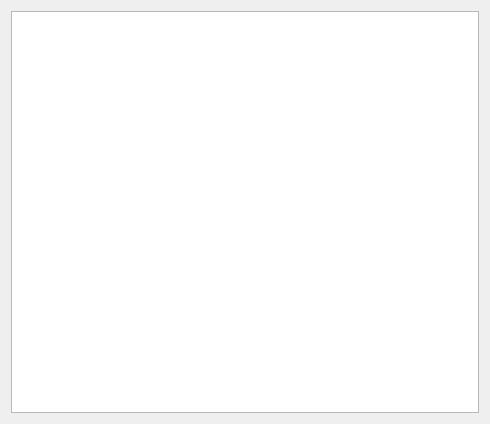
<?xml version="1.0" encoding="UTF-8"?>
<ui version="4.0">
 <class>Terminal_Dialog</class>
 <widget class="QDialog" name="Terminal_Dialog">
  <property name="geometry">
   <rect>
    <x>0</x>
    <y>0</y>
    <width>490</width>
    <height>424</height>
   </rect>
  </property>
  <property name="windowTitle">
   <string>Dialog</string>
  </property>
  <layout class="QGridLayout" name="gridLayout">
   <item row="0" column="0">
    <widget class="QTextBrowser" name="Terminal_textBrowser"/>
   </item>
  </layout>
 </widget>
 <resources/>
 <connections/>
</ui>
